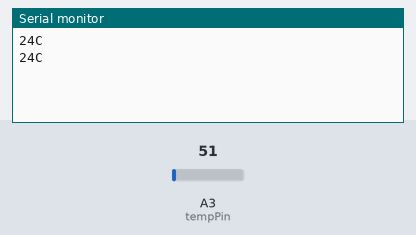
A sketch run on a simulated Arduino Uno, built with avr-gcc and run on an emulated ATmega328P. Shown: the last lines printed to the serial monitor. The test bench sets the inputs (shaded band); at power-on: A3 (tempPin) = 51.

Above: at 1.8 s.
1.9 s: A3 (tempPin) set to 61
At 2.8 s:
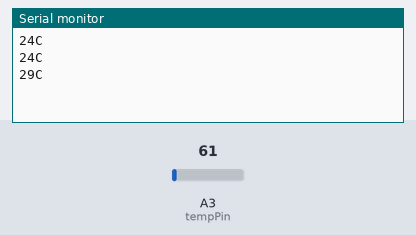
3.4 s: A3 (tempPin) set to 71
At 4.8 s:
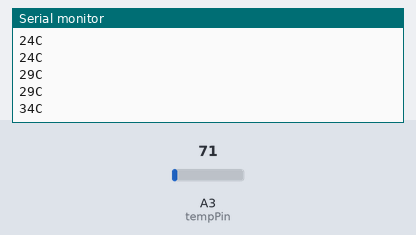
Timing chart, 0 to 6.4 s (numbered marks = the images above; inputs shaded):
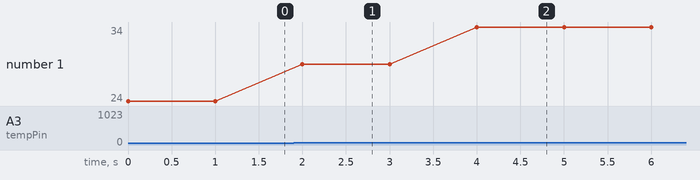

Measured:
- after the input at 1.9 s, the serial monitor: prints a new line after 0.10 s (image 1)
- after the input at 3.4 s, the serial monitor: prints a new line after 0.60 s (image 2)
- plotted number 1: 24 → 29 after the input at 1.9 s, 29 → 34 after the input at 3.4 s

The sketch:

sketch.ino
```cpp
//declare variables
float tempC;
int tempPin = 3;

void setup() {
  Serial.begin(9600); //opens serial port, sets data rate to 9600 bps
}

void loop() {
  tempC = analogRead(tempPin);           //read the value from the sensor
  tempC = (5.0 * tempC * 100.0)/1024.0;  //convert the analog data to temperature
  Serial.print((byte)tempC);             //send the data to the computer
  Serial.println("C");
  delay(1000);                           //wait one second before sending new data
}
```
